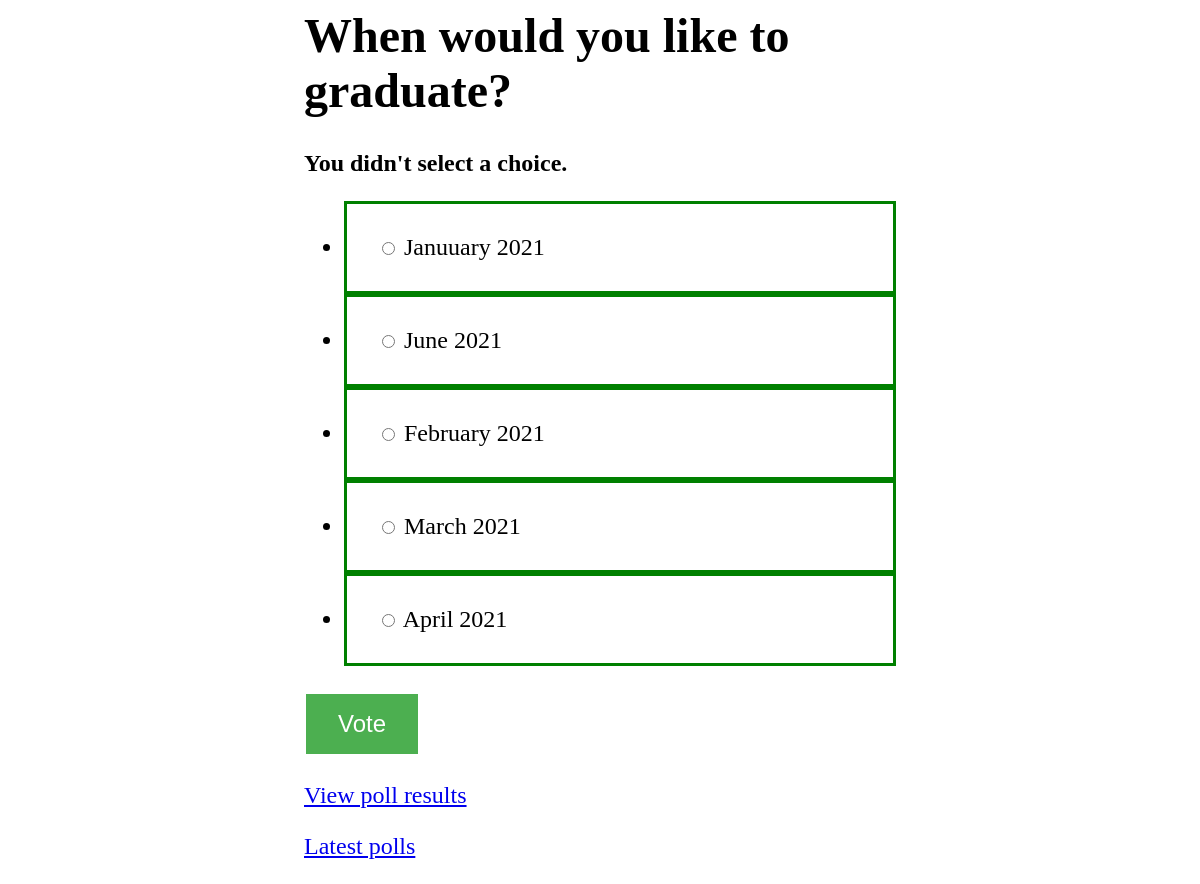
The page /2/vote/ on the database its author committed.
### polls/models.py (models this page shows, shortened)
class Question(models.Model):
    question_text = models.CharField(max_length=200)
    pub_date = models.DateTimeField('date published')
    def was_published_recently(self):
        now = timezone.now()
        return now - datetime.timedelta(days=1) <= self.pub_date <= now
    was_published_recently.admin_order_field = 'pub_date'
    was_published_recently.boolean = True
    was_published_recently.short_description = 'Published recently?'

class Choice(models.Model):
    question = models.ForeignKey(Question, on_delete=models.CASCADE)
    choice_text = models.CharField(max_length=200)
    votes = models.IntegerField(default=0)

### polls/views.py (the view)
# urls.py: path('<int:question_id>/vote/', views.vote, name='vote'),
def vote(request, question_id):
    question = get_object_or_404(Question, pk=question_id)
    try:
        selected_choice = question.choice_set.get(pk=request.POST['choice'])
    except (KeyError, Choice.DoesNotExist):
        return render(request, 'polls/detail.html', {
            'question': question,
            'error_message': "You didn't select a choice.",
        })
    else:
        selected_choice.votes = F('votes') + 1
        selected_choice.save()
        return HttpResponseRedirect(reverse('polls:results', args=(question.id,)))

### polls/templates/polls/detail.html (shortened to what this page needs)
{% load static %}
<link rel="stylesheet" type="text/css" href="{% static 'polls/style.css' %}">
<div class='content'>
    <h1>{{ question.question_text }}</h1>
    {% if error_message %}<p><strong>{{ error_message }}</strong></p>{% endif %}
    <form action="{% url 'polls:vote' question.id %}" method="post">
    <ul>
        {% for choice in question.choice_set.all %}
        <li><input type="radio" name="choice" id="choice{{ forloop.counter }}" value="{{ choice.id }}">
            <label for="choice{{ forloop.counter }}">{{ choice.choice_text }}</label><br>
        </li>
        {% endfor %}
    </ul>
    <input type="submit" value="Vote">
    </form>
    <p><a href="{% url 'polls:results' question.id %}">View poll results</a></p>
    <p><a href="{% url 'polls:index' %}">Latest polls</a></p>
</div>

### polls/static/polls/style.css (style rules this page uses)
.content { margin: auto; width: 50%; font-size: x-large; }
li { border: 3px solid green; padding: 30px; }
input[type=button], input[type=submit], input[type=reset] { background-color: #4CAF50; border: none; color: white; padding: 16px 32px; font-size: x-large; text-decoration: none; margin: 4px 2px; cursor: pointer; }

### rows shown on the page
Question: question_text "When would you like to graduate?"
Choice: choice_text "Januuary 2021"
Choice: choice_text "June 2021"
Choice: choice_text "February 2021"
Choice: choice_text "March 2021"
Choice: choice_text "April 2021"

### other values the page prints
{{ error_message }} "You didn't select a choice."
